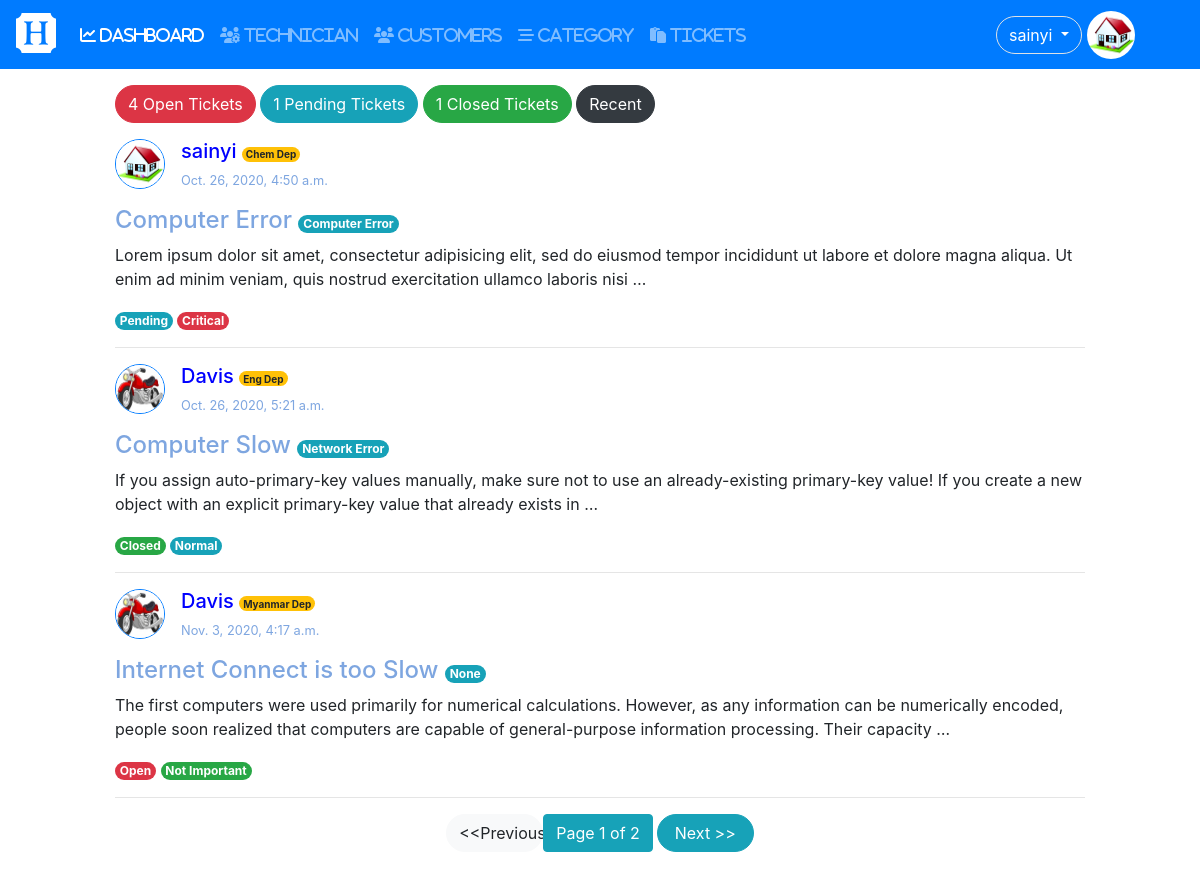
The app's page / (signed in), older data.
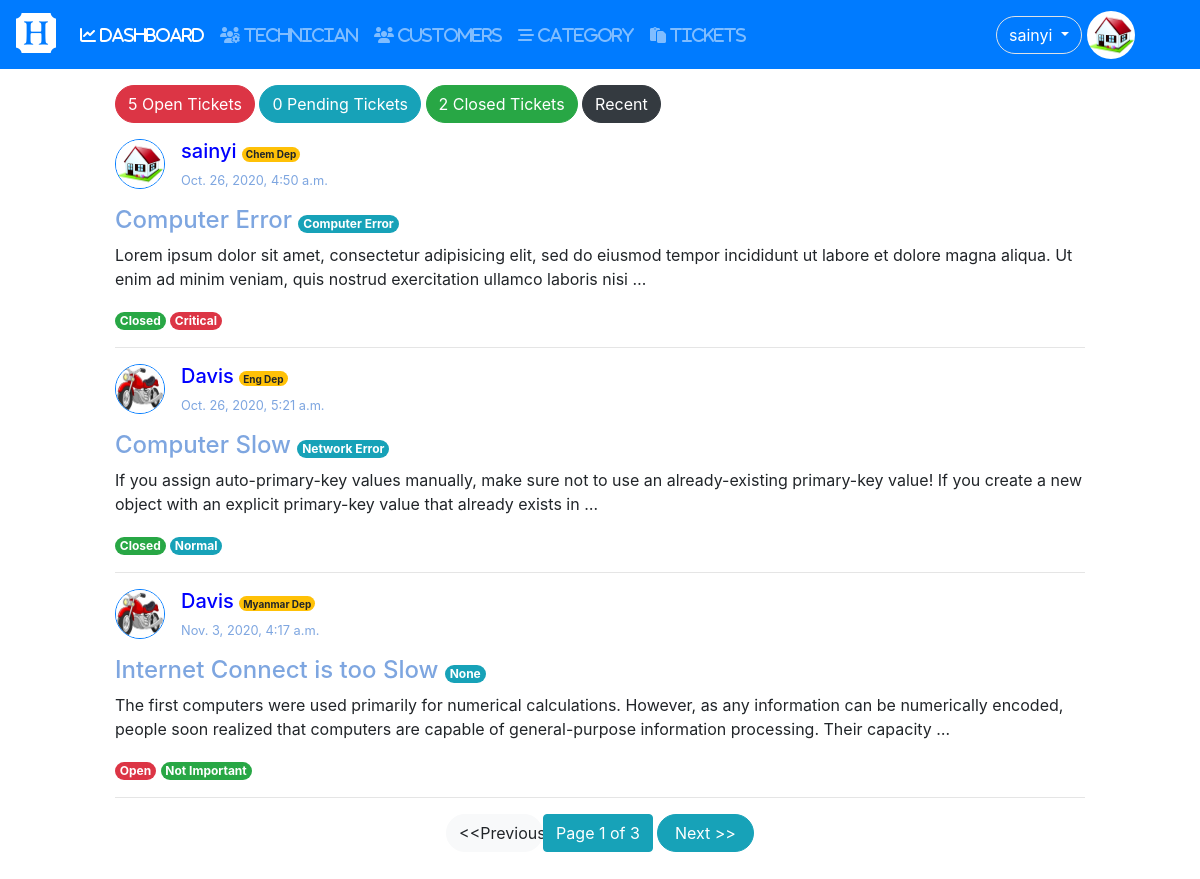
The same page, newer data.
### tickets/models.py (models this page shows, shortened)
class Tickets(models.Model):
	user = models.ForeignKey(User,on_delete=models.CASCADE);
	category = models.ForeignKey(Category,on_delete=models.CASCADE,blank=True,null=True);
	name = models.CharField(max_length = 200);
	subject = models.CharField(max_length = 300);
	description = models.TextField();
	attachment = models.FileField(upload_to = "tickets/files/",null=True,blank=True);
	STATUS_CHOICES = (
						('Open','open'), # (Key,value)
						('Pending','pending'),
						('Closed','closed')
					 );
	SET_PRIORITY = (
					('critical','Critical'),
					('urgent','Urgent'),
					('normal','Normal'),
					('not_important','Not Important'),
				   );
	status = models.CharField(max_length=100,choices=STATUS_CHOICES,default='Open');
	priority = models.CharField(max_length=100,choices= SET_PRIORITY,default = 'not_important');
	created = models.DateTimeField(auto_now =True);
	updated = models.DateTimeField(auto_now_add = True);

class Category(models.Model):
	name = models.CharField(max_length=150);
	slug = models.SlugField(max_length=150,unique=True);
	def __str__(self):
		return self.name;

### user/models.py (models this page shows, shortened)
class Profile(models.Model):#User
	user = models.OneToOneField(settings.AUTH_USER_MODEL,on_delete=models.CASCADE);
	photo = models.ImageField(null=True,blank=True,default='default.jpg');
	birthday = models.DateField(null=True,blank=True);
	phone = models.CharField(max_length=20,null=True,blank=True);
	address = models.TextField(null=True,blank=True);
	GENDER = (
				('other','Other'), # (Key,value)
				('male','Male'),
				('female','Female')
			);
	gender = models.CharField(max_length=100,choices = GENDER,default='other');

### tickets/views.py (the view)
# urls.py: path('',views.dashboard,name='dashboard'),
@login_required
def dashboard(request):
	open=0;closed =0;pending = 0;
	if request.user.is_superuser or request.user.is_staff:
		tickets = Tickets.objects.all();
	else:
		tickets = Tickets.objects.filter(user=request.user);
	for ticket in tickets:
		if ticket.status == 'Open':
			open = open + 1;
		elif ticket.status == 'Closed':
			closed = closed + 1;
		elif ticket.status == 'Pending':
			pending = pending +1;
	print('open:::',open);
	print('closed:::',closed);
	print('pending:::',pending);
	page_obj,tickets = paginated(request,tickets,3);
	return render(request,'user/dashboard.html',{'tickets':tickets,
												 'open':open,
												 'closed':closed,
												 'pending':pending,
												 'page_obj':page_obj,
												 'dashboard':'active',
												});

### tickets/views.py (called while the page is built)
def paginated(request,objects,number):
	paginator = Paginator(objects,number);
	try:
		page = request.GET.get('page'); # page no variable
		page_obj =paginator.get_page(page);
		objects = paginator.page(page);
	except PageNotAnInteger:
		page_obj = paginator.get_page(1);
		objects = paginator.page(1);
	return page_obj,objects;

### user/templates/user/dashboard.html (shortened to what this page needs)
{% extends 'user/base.html' %}
{% block content %}
{% if user.is_superuser %}
{% include 'tickets/admin_dashboard.html' %}
{% elif user.is_staff %}
{% include 'tickets/technician_dashboard.html' %}
{% else %}
{% include 'tickets/customer_dashboard.html' %}
{% endif %}
{% endblock %}

### tickets/templates/tickets/tickets_list.html
<div class="mt-3">
{% for ticket in tickets %}
	<div style="
		display: inline-flex;
	"
	>
		<div>
			<img src="{{ticket.user.profile.photo.url}}" alt="profile"
			width="50" height="50"
			class="border border-primary rounded-circle mr-3"
			>
		</div>
		<div>
			<h5 style="color: blue;">{{ticket.user.username}}
				<span class="badge badge-warning rounded-pill"
					style="font-size: 0.5em;"
				>{{ticket.name}}</span>
			</h5>
			<p style="font-size: 0.8em;color: #7EA6E0;">{{ticket.updated}}</p>
		</div>
	</div>
	<a href="{% url 'ticket-detail' id=ticket.id %}"><h4 style="color: #7EA6E0">{{ticket.subject}}
		{% if request.user.is_superuser or request.user.is_staff %}
		<span
			class = "badge badge-info rounded-pill"
			style = "font-size: 0.5em;"
		>{{ticket.category}}
		</span>
		{% endif %}
	</h4>
	</a>
	<p>{{ticket.description|truncatewords:30 }}</p>
	{% if ticket.status == 'Open' %}
		<div class="badge badge-danger rounded-pill">Open</div>
		{% include 'tickets/priority.html' %}
	{% elif ticket.status == 'Pending' %}
		<div  class="badge badge-info rounded-pill">Pending</div>
		{% include 'tickets/priority.html' %}
	{% else %}
		<div  class="badge badge-success rounded-pill">Closed</div>
		{% include 'tickets/priority.html' %}
	{% endif %}
	<hr>
{% endfor %}
</div>

### tickets/templates/tickets/priority.html
	{% if ticket.priority == 'critical' %}
		<div class="badge badge-danger rounded-pill">Critical</div>
	{% elif ticket.priority == 'urgent' %}
		<div class="badge badge-warning rounded-pill">Urgent</div>
	{% elif ticket.priority == 'normal'  %}
		<div class="badge badge-info rounded-pill"> Normal</div>
	{% else %}
		<div class="badge badge-success rounded-pill">Not Important</div>
	{% endif %}

Row changes from the older to the newer data that the page shows:
changed Tickets "Computer Error": status "Pending" → "Closed"
Text that changed along with them:
{{ open }}: "4" → "5"
{{ pending }}: "1" → "0"
{{ closed }}: "1" → "2"
{{ page_obj.paginator.num_pages }}: "2" → "3"
